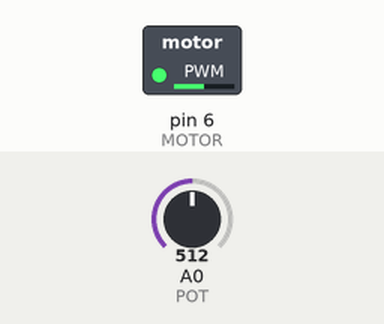
This sketch was run on a simulated Arduino Uno, built with avr-gcc and run on an emulated ATmega328P. On the bench: switched loads named in the sketch (green lamp = pin HIGH). The inputs (shaded band) are chosen by the test bench; at power-on: A0 (POT) = 512.

Above: at 1.2 s.
1.3 s: A0 (POT) set to 716
At 2.4 s:
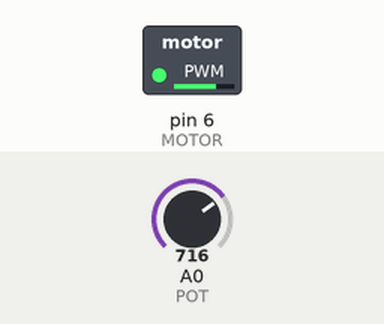
2.8 s: A0 (POT) set to 900
At 3.7 s:
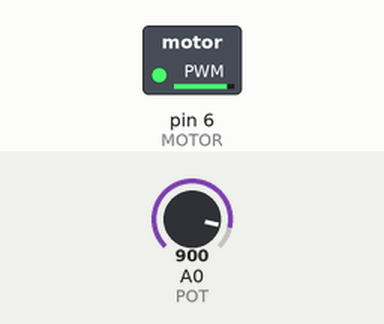
4.3 s: A0 (POT) set to 122
At 5.1 s:
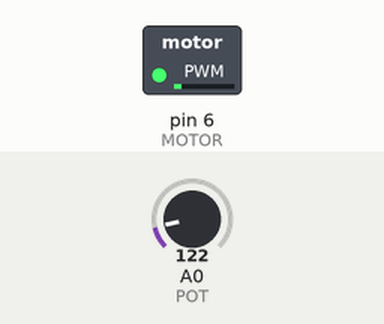
5.8 s: A0 (POT) set to 0
At 6.4 s:
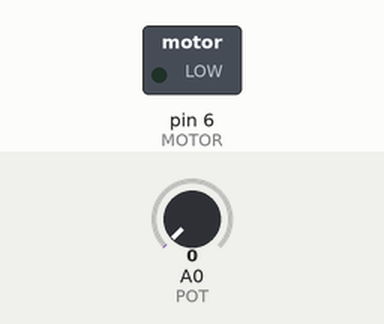
7.3 s: A0 (POT) set to 511
At 7.7 s:
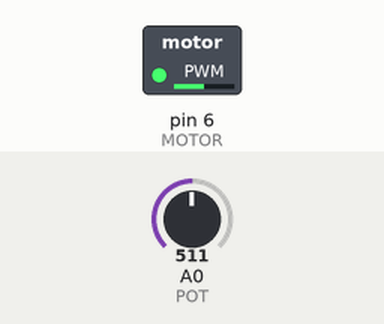
Timing chart, 0 to 9.8 s (numbered marks = the images above; inputs shaded):
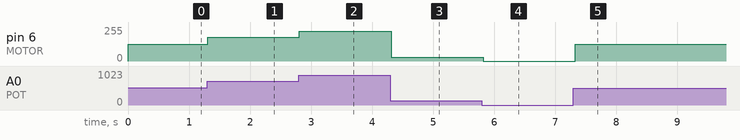

The sketch:

practica4-3.ino
```cpp
const int MOTOR = 6;    // pin PWM
const int POT = A0;

void setup() {
  pinMode(MOTOR, OUTPUT);
}

void loop() {
  int lectura = analogRead(POT);
  int velocidad = map(lectura, 0, 1023, 0, 255);
  analogWrite(MOTOR, velocidad);
  delay(50);
}
```

Measured:
- after the input at 1.3 s, pin 6 (MOTOR): 127/255 → 178/255 at once
- after the input at 2.8 s, pin 6 (MOTOR): 178/255 → 224/255 at once
- after the input at 4.3 s, pin 6 (MOTOR): 224/255 → 30/255 at once
- after the input at 5.8 s, pin 6 (MOTOR): 30/255 → 0/255 at once
- after the input at 7.3 s, pin 6 (MOTOR): 0/255 → 127/255 at once
